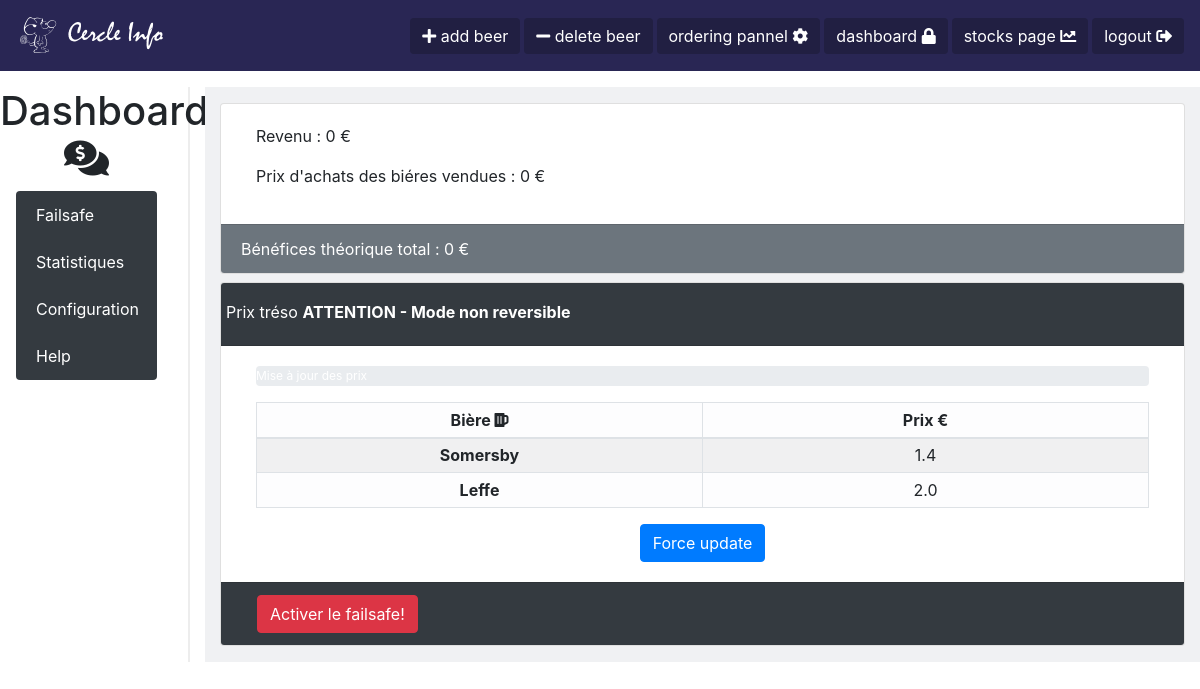
Before: /dashboard/ (signed in) with the older database file.
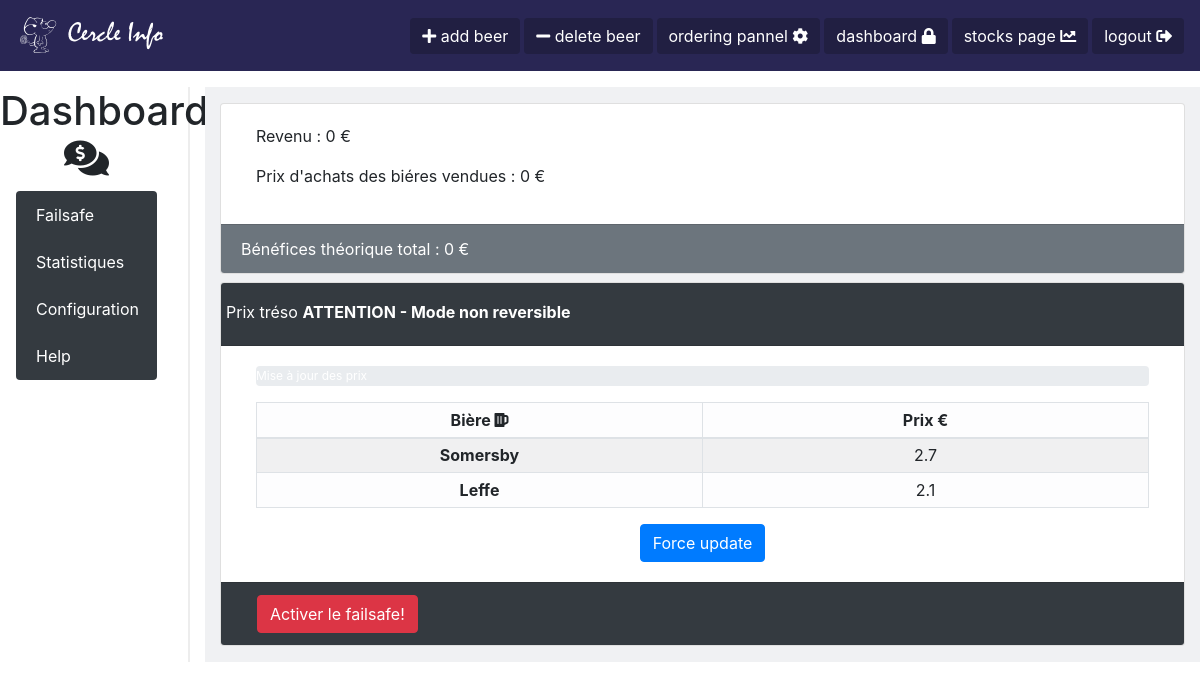
After: the same page with the newer database file.
### Beer/models.py (models this page shows, shortened)
class Beer(models.Model):
    beer_name = models.CharField(max_length=100)
    price = models.FloatField(null=False)
    buy_price = models.FloatField(null=False)
    stock = models.IntegerField(null=False)
    static_stock = models.IntegerField(null=False)
    coef_up = models.FloatField(null=False)
    coef_down = models.FloatField(null=False)
    coef_max = models.FloatField(null=False)
    coef_min = models.FloatField(null=False)
    q_qarder = models.IntegerField(null=False, default=0)
    q_current_qarder = models.IntegerField(null=False, default=0)
    alcohol_percentage = models.FloatField(null=False, default=0)
    bar = models.IntegerField(null=False, default=1)
    trend = models.CharField(max_length=10, default='EQUAL')
    out_of_stock = models.BooleanField(null=False, default=False)
    best_value = models.BooleanField(null=False, default=False)
    best_price = models.BooleanField(null=False, default=False)
    class Meta:
        permissions = (('show_tool_bar', 'Can show the toolbar'),
                       ('failsafe_mode', 'Can access to failsafe'),)

### Treso/views.py (the view)
# urls.py: path('dashboard/', TresoViews.dashboard, name='dashboard'),
@login_required
def dashboard(request):
    if request.user.has_perm('Beer.failsafe_mode'):
        total, total_buy_price, benef = _calculate_income()
        print(TresoFailsafe.objects.get(id=1).is_activated)
        return render(request,
                      'dashboard.html',
                      {'total': total,
                       'total_buy_price': total_buy_price,
                       'benef': benef, 'beers': Beer.objects.all(),
                       'failsafe': TresoFailsafe.objects.get(id=1).is_activated})
    else:
        raise PermissionDenied()

### Treso/views.py (called while the page is built)
def _calculate_income():
    total = 0
    total_buy_price = 0
    beer_sold = 0
    for hist in History.objects.all():
        total += hist.total_price
        total_buy_price += hist.buy_total_price
    return total, total_buy_price, total - total_buy_price

### templates/dashboard.html (shortened to what this page needs)
{%extends 'main_template.html' %}
{% load static %}
{% block head %}
        <link rel="stylesheet" href="{% static 'css/dashboard.css' %}">
{% endblock %}
{%block content%}
<div class="row">
  <div class="col-2" style="border-right: solid 2px #EDEDED;">
    <h1 class="text-center">Dashboard <i class="fas fa-comments-dollar"></i></h1>
    <div class="list-group flex-column nav-pills pl-3 pr-3" id="v-pills-tab" role="tablist" aria-orientation="vertical">
      <a class="list-group-item list-group-item-action bg-dark nav-btn" id="v-pills-home-tab" data-toggle="pill" href="#v-pills-home" role="tab" aria-controls="v-pills-home" aria-selected="true">Failsafe</a>
      <a class="list-group-item list-group-item-action bg-dark nav-btn" id="v-pills-profile-tab" data-toggle="pill" href="#v-pills-profile" role="tab" aria-controls="v-pills-profile" aria-selected="false">Statistiques</a>
      <a class="list-group-item list-group-item-action bg-dark nav-btn" id="v-pills-messages-tab" data-toggle="pill" href="#v-pills-messages" role="tab" aria-controls="v-pills-messages" aria-selected="false">Configuration</a>
      <a class="list-group-item list-group-item-action bg-dark nav-btn" id="v-pills-settings-tab" data-toggle="pill" href="#v-pills-settings" role="tab" aria-controls="v-pills-settings" aria-selected="false">Help</a>
    </div>
  </div>
  <div class="col-10">
    <div class="tab-content" id="v-pills-tabContent" style="background-color: #F0F1F3;">
      <div class="tab-pane fade show active" id="v-pills-home" role="tabpanel" aria-labelledby="v-pills-home-tab">
        {% if perms.Beer.failsafe_mode %}
        <div class="container pt-3 pb-3">
            <div class="card">
                <div class="card-body">
                    <div class="container">
                            <p>Revenu : {{ total }} €</p>
                            <p>Prix d'achats des biéres vendues : {{ total_buy_price }} €</p>
                    </div>
                </div>
                <div class="card-footer text-white bg-secondary">
                Bénéfices théorique total : {{ benef }} €
                </div>
            </div>
            <div class="card mt-2">
                <div class="card-header bg-dark text-white">
                    <div class="row">
                        <div>Prix tréso <b>ATTENTION - Mode non reversible</b>
                        </div>
                    </div>
                </div>
                <div class="card-body">
                <div class="container">
                      <div class="progress" style="height: 20px;">
                        <div class="progress-bar bg-danger" role="progressbar" style="width: 0%; background-color:#428bca;" id="progress_bar"aria-valuenow="0" aria-valuemin="0" aria-valuemax="100">Mise à jour des prix</div>
                      </div>
                    {% include 'prix_treso.html' with beers=beers %}
                    <div class="row justify-content-center">
                    <div class="btn btn-primary" onclick="set_price()">Force update</div>
                    </div>
                </div>
            </div>
            <div class="card-footer text-white bg-dark">
                <div class="btn btn-danger ml-3"  data-toggle="modal" data-target="#activate_fail_safeModal">Activer le failsafe!</div>
            </div>
        </div>
        </div>
        {% endif %}
      </div>
    </div>
  </div>
</div>
{%endblock%}

### templates/prix_treso.html
    <table class="table table-light table-bordered table-striped table-sm mt-3">
      <thead>
        <tr class="">
          <th class="text-center align-middle" scope="col">Bière <i class="fas fas fa-beer"></i></th>
          <th class="text-center" scope="col">Prix €</th>
        </tr>
      </thead>
      <tbody>
        {% for beer in beers %}
          <tr class="">
            <th class="text-center align-middle" scope="row" style="width: 50%"> {{beer.beer_name}} </th>
            <td class="text-center align-middle price" id="{{ beer.beer_name }}" contenteditable="true" style="width: 50%"> {{beer.price}}</td>
          </tr>
        {% endfor %}
      </tbody>
    </table>

Changed rows visible on the page:
changed Beer "Somersby": price "1.4" → "2.7"
changed Beer "Leffe": price "2.0" → "2.1"
